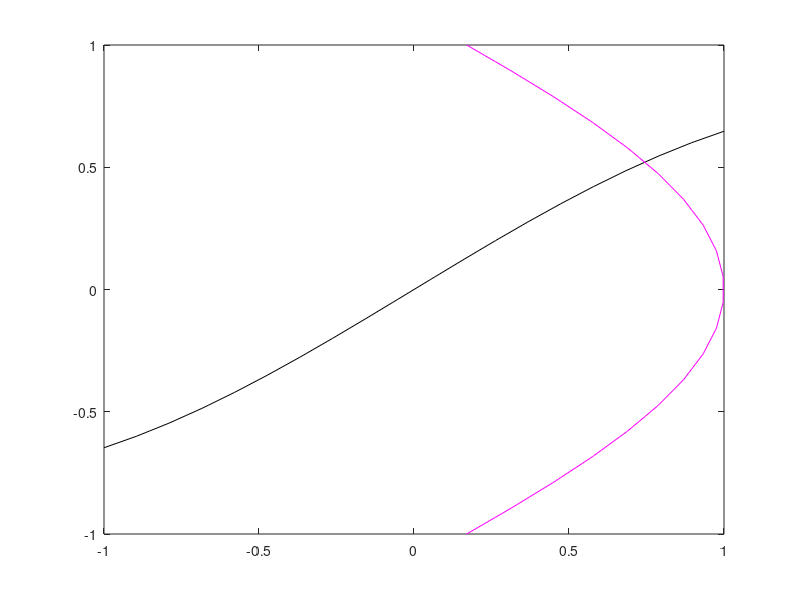

The MATLAB source for this figure: (Note: this script raises an error after producing the figure.)
%https://i.imgur.com/esgtoJs.png
%https://i.imgur.com/Nbcy5OG.png

clear;

clf;

f=@(x) [ sin(x(1,:)) - 1.3 * x(2,:); x(1,:) - cos(1.4 * x(2,:)) ];
xmin = -1; xmax = 1; ymin = -1; ymax = 1;

[X, Y] = meshgrid(linspace(xmin,xmax,20), linspace(ymin,ymax,20));
	
Z = f([X(:)'; Y(:)']);

contour(X,Y,reshape(Z(1,:)',size(X,1),size(X,2)), [0 0], 'LineColor', 'k');
hold on;
contour(X,Y,reshape(Z(2,:)',size(X,1),size(X,2)), [0 0], 'LineColor', 'm');

format short

while true
  [x,y,button]=ginput(1);
  if button ~= 1 break; end
  
  [sol, fval, flag] = fsolve(f, [x; y]);
   if flag > 0 disp(sol) 
   end;
  
  if flag > 0 plot(x,y,'gx', sol(1),sol(2), 'bo');
  else plot(x,y,'rx'); end;
end;
